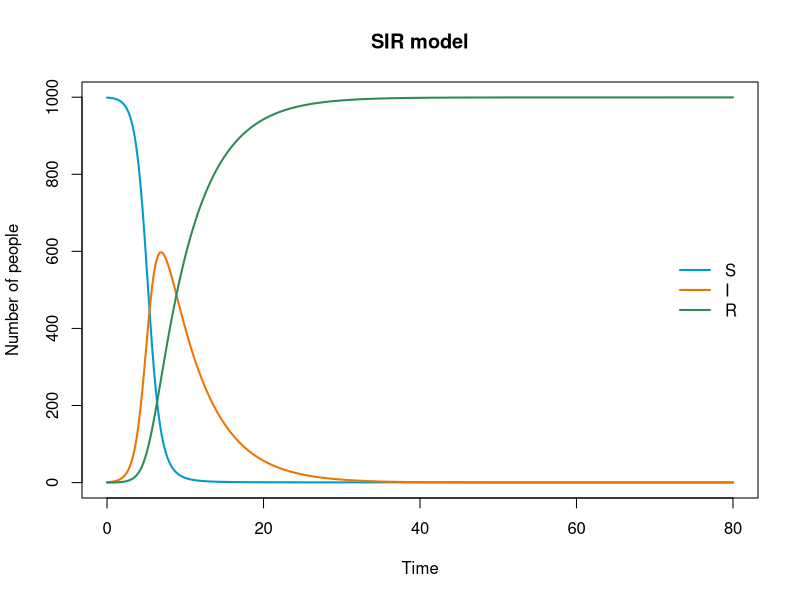
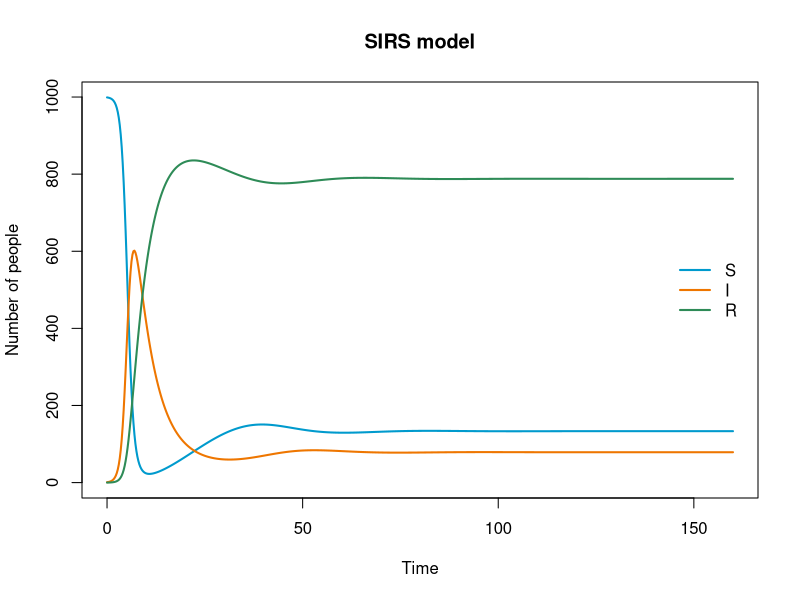

Recreate these plots in R, in order.
## ---- chunk 1
#| label: setup
#| include: false

library(deSolve)
## ---- chunk 2
sir_parameters <- c(
  beta = 0.0015,
  gamma = 0.20
)
## ---- chunk 3
sir_initial_state <- c(
  S = 999,
  I = 1,
  R = 0
)

sir_times <- seq(0, 80, by = 0.25)
## ---- chunk 4
sir_ode <- function(t, state, parameters) {
  S <- state["S"]
  I <- state["I"]
  R <- state["R"]

  beta <- parameters["beta"]
  gamma <- parameters["gamma"]

  dS <- -beta * S * I
  dI <- beta * S * I - gamma * I
  dR <- gamma * I

  list(c(S = dS, I = dI, R = dR))
}
## ---- chunk 5
sir_solution <- deSolve::ode(
  y = sir_initial_state,
  times = sir_times,
  func = sir_ode,
  parms = sir_parameters
)

head(sir_solution)
## ---- chunk 6
sir_df <- as.data.frame(sir_solution)
sir_colors <- c(S = "deepskyblue3", I = "darkorange2", R = "seagreen4")

matplot(
  sir_df$time, sir_df[, c("S", "I", "R")],
  type = "l", lty = 1, lwd = 2, col = sir_colors,
  xlab = "Time", ylab = "Number of people", main = "SIR model"
)

legend(
  "right", inset = 0.02, legend = names(sir_colors),
  col = sir_colors, lty = 1, lwd = 2, bty = "n"
)
## ---- chunk 7
range(sir_df$S, sir_df$I, sir_df$R)

sir_total <- sir_df$S + sir_df$I + sir_df$R
range(sir_total)
## ---- chunk 8
sirs_parameters <- c(beta = 0.0015, gamma = 0.20, zeta = 0.02)
sirs_initial_state <- c(S = 999, I = 1, R = 0)
sirs_times <- seq(0, 160, by = 0.25)
## ---- chunk 9
sirs_ode <- function(t, state, parameters) {
  S <- state["S"]
  I <- state["I"]
  R <- state["R"]

  beta <- parameters["beta"]
  gamma <- parameters["gamma"]
  zeta <- parameters["zeta"]

  dS <- -beta * S * I + zeta * R
  dI <- beta * S * I - gamma * I
  dR <- gamma * I - zeta * R

  list(c(S = dS, I = dI, R = dR))
}
## ---- chunk 10
sirs_solution <- deSolve::ode(
  y = sirs_initial_state,
  times = sirs_times,
  func = sirs_ode,
  parms = sirs_parameters
)

sirs_df <- as.data.frame(sirs_solution)
head(sirs_df)
## ---- chunk 11
matplot(
  sirs_df$time, sirs_df[, c("S", "I", "R")],
  type = "l", lty = 1, lwd = 2, col = sir_colors,
  xlab = "Time", ylab = "Number of people", main = "SIRS model"
)

legend(
  "right", inset = 0.02, legend = names(sir_colors),
  col = sir_colors, lty = 1, lwd = 2, bty = "n"
)
